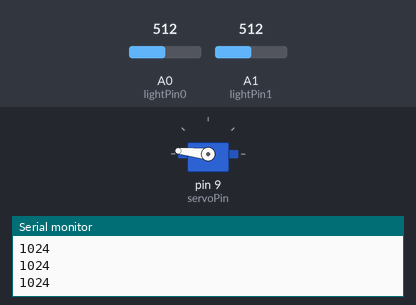
Simulated run of this sketch. Board: Arduino Uno, built with avr-gcc and run on an emulated ATmega328P. Parts: servo, the last lines printed to the serial monitor. Inputs (shaded band) come from the test bench; at power-on: A0 (lightPin0) = 512, A1 (lightPin1) = 512.

Above: at 11.0 s.
At 11.63 s:
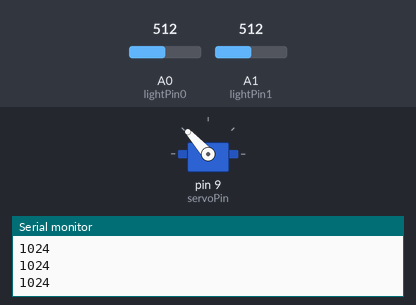
At 12.23 s:
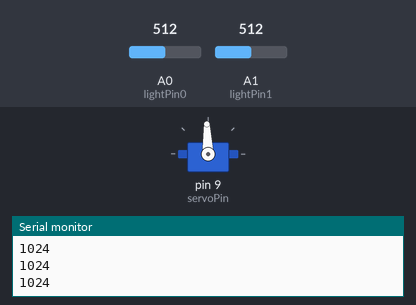
At 13.7 s:
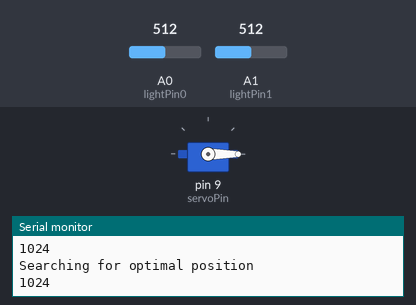
Timing chart, 0 to 15.2 s (numbered marks = the images above):
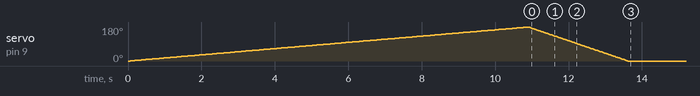

The sketch:

tracker.ino
```cpp
// Sweep

#include <Servo.h>

Servo myservo;  // create servo object to control a servo
                // a maximum of eight servo objects can be created


int lightPin0 = 0;  //define a pin for Photo resistor left
int lightPin1 = 1;  //define a pin for Photo resistor right
int servoPin = 9;
int pos = 0;    // variable to store the servo position
bool isInit = false;
int initializationArr[180];
int cTHRESHOLD = 10; // the amount of difference required between the photoresistors to prompt realignment
int OPTIMAL = 0; // Optimol position for our cells
int RRATE = 10000; //interval to check the position of sun to re calibrate (ms)

void setup()
{
  Serial.begin(9600);
  myservo.attach(servoPin);  // attaches the servo on pin 9 to the servo object
}


void loop()
{

  Serial.println("Getting started");

  if (isInit)
  {
    //Incremental updates
    Serial.println("optimal position found");
    Serial.println(OPTIMAL);
    Serial.println("Checking values to see if sun has moved");

          OPTIMAL = adjustLL(OPTIMAL); // incremntal updates

  }
  else
  {
    //Initial run to find best poisition
    isInit = initialize();
    Serial.println("Searching for optimal position");
    OPTIMAL = findMaxPos(initializationArr);
    myservo.write(OPTIMAL);


  }
  //wait for next run
  delay(RRATE);

}
//Initial sweep code here.
bool initialize()
{
  int sum = 0;
  for(pos = 0; pos < 180; pos += 1)  // goes from 0 degrees to 180 degrees
  {                                  // in steps of 1 degree
    myservo.write(pos);             // tell servo to go to position in variable 'pos'
    sum = analogRead(lightPin0) +    analogRead(lightPin1);
    Serial.println(sum);

    initializationArr[pos] =   sum; // calcualte sum of photoresistor value
    delay(60);                       // waits 100ms to get analog reading for the servo to reach the position
  }
  for(pos = 180; pos>=1; pos-=1)     // goes from 180 degrees to 0 degrees
  {
    myservo.write(pos);              // tell servo to go to position in variable 'pos'
    delay(15);                       // waits 15ms for the servo to reach the position
  }
  return true;

}

//Util function to get highest value in  array
int findMaxPos(int* arrayPos){
  int max = 0;
  int pointer = 0;

  for(int i = 0; i < 180 ; ++i){
     if (arrayPos[i] > max){
       max = arrayPos[i];
       Serial.println(max);
       pointer = i;

     }
   }

     return pointer;

}
//Incremental update
 int adjustLL(int currentPos){
   int leftVal = analogRead(lightPin0);
   int rightVal =  analogRead(lightPin1);

   //DEBUG
   Serial.println("Left:");
   Serial.println(leftVal);
   Serial.println("Right:");
   Serial.println(rightVal);

   bool calib = false;

   //Some consants we'll use for calibration
   int attempts = 5;
   int attemptNo = 0;
   int increment  = 2;


   while(!calib && attemptNo < attempts ){
     ++attemptNo;

     if ( leftVal - rightVal > cTHRESHOLD){
      // the sun has moved to the left
      // move left till it's under threshold
       Serial.println("Adjusting Left");
       currentPos = currentPos-increment;
       myservo.write(currentPos);
       Serial.println(currentPos);

    }
    else if (rightVal - leftVal > cTHRESHOLD){
      //move the other way
      Serial.println("Adjusting Right");
      currentPos = currentPos+increment;
      myservo.write(currentPos);
      Serial.println(currentPos);
    }
    else{
      calib = true;
    }

    //we are in the best spot
 }
   Serial.println("Calibration done");
   return currentPos;
 }
```

Measured:
- by itself, servo on pin 9 (servoPin): rises from 0° to 180° in 10.8 s, then falls to 0° in 2.7 s
